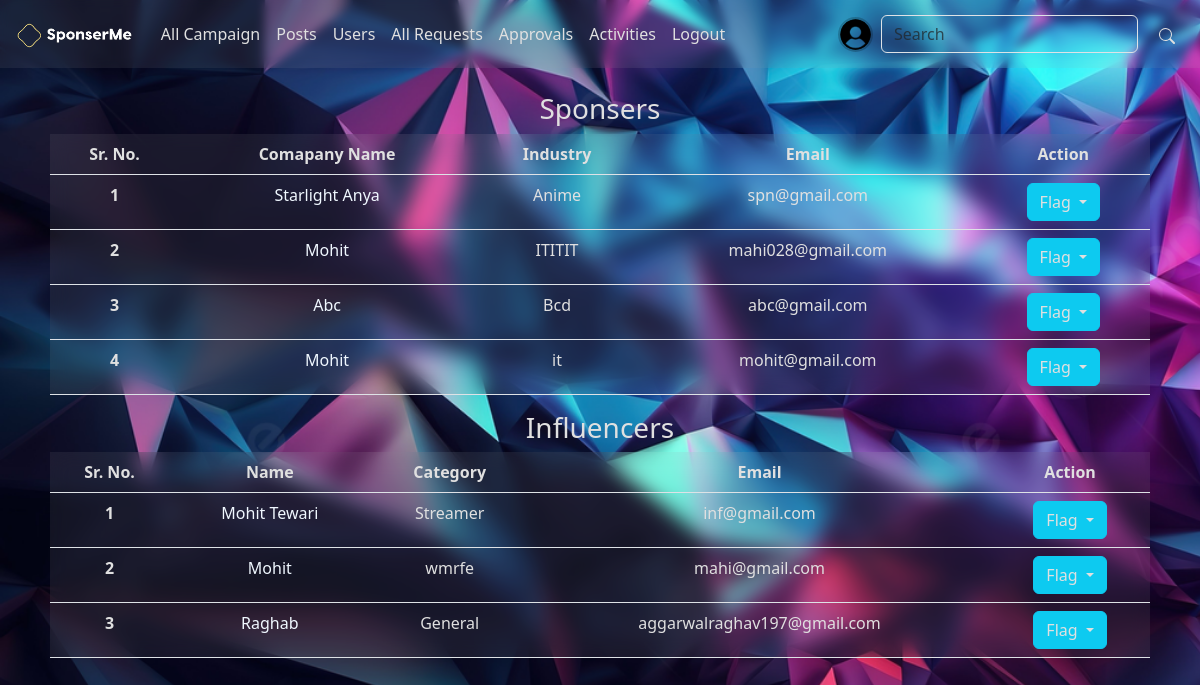
The app's page /admin/users (signed in) with its own data.
### application/modals.py (models this page shows, shortened)
class User(db.Model, UserMixin):
    user_id = db.Column(db.Integer, autoincrement = True, primary_key=True)
    email = db.Column(db.String(255), unique=True)
    password = db.Column(db.String, nullable=False)
    active_flag = db.Column(db.Boolean, default = False, nullable = False)
    profile = db.Column(db.String, nullable = True, default = 'user.png')
    flag = db.Column(db.Boolean, nullable = False, default = False)
    flag_reason = db.Column(db.String, nullable = True)
    wallet_balance = db.Column(db.Integer, nullable = False, default = 0)

class Sponser(db.Model):
    sponser_id = db.Column(db.Integer, db.ForeignKey('user.user_id'), primary_key=True)
    company_name = db.Column(db.String, nullable = False)
    industry = db.Column(db.String, nullable = False)
    budget = db.Column(db.Integer, nullable = False)
    about = db.Column(db.String, nullable = True)
    user = db.relationship('User', backref=db.backref('sponsers', cascade="all, delete-orphan"))

class Influencer(db.Model):
    influencer_id = db.Column(db.Integer, db.ForeignKey('user.user_id'), primary_key=True)
    name = db.Column(db.String, nullable = False)
    category = db.Column(db.String, nullable = False)
    niche = db.Column(db.String, nullable = False)
    about = db.Column(db.String, nullable = True)
    user = db.relationship('User', backref=db.backref('influencers', cascade="all, delete-orphan"))

### application/controllers/admin.py (the view)
@admin.route('/users', methods = ["GET","POST"])
@login_required
def users():
    if not is_admin(current_user.user_id):
        raise UserError(401, "Not Authorised")
    spn = Sponser.query.all()
    inf = Influencer.query.all()
    roles = user_roles(current_user.user_id)
    return render_template('admin/users.html', sponsers = spn, influencers = inf, page = 'Ongoing Requests', roles = roles)

### application/form.py
class SeachForm(FlaskForm):
    search = StringField('Search for: ')
    submit = SubmitField()

### app.py (called while the page is built)
@app.context_processor
def base():
    from application.form import SeachForm
    form = SeachForm()
    return dict(search_form = form)

### application/controllers/auth.py (called while the page is built)
@login_manager.user_loader
def load_user(user_id):
    return User.query.get(int(user_id))

### application/get_roles.py (called while the page is built)
def user_roles(user_id):
    roles = UserRoles.query.filter_by(user_id = user_id).all()
    available_roles = {1: 'Admin', 2: 'Influencer', 3: 'Sponser'}
    user_roles = [available_roles[role.role_id] for role in roles]
    return user_roles

def is_admin(user_id):
    if 'Admin' in user_roles(user_id):
        return True
    return False

### application/templates/admin/users.html (shortened to what this page needs)
{% extends 'base.html' %}
{% block content %}
<center>
    {%if sponsers%}
        <h3>Sponsers</h3>
        <div class="contatiner" style="max-width: 1100px;">
        <table class="table " style="text-align: center;">
            <thead >
            <tr>
                <th scope="col">Sr. No.</th>
                <th scope="col">Comapany Name</th>
                <th scope="col">Industry</th>
                <th scope="col">Email</th>
                <th scope="col">Action</th>
            </tr>
            </thead>
            <tbody>
            {% for spn in sponsers%}
            <tr>
                <th scope="row">{{loop.index}}</th>
                <td><a href="/get/{{spn.sponser_id}}" class="link-secondary link-offset-2 link-offset-3-hover link-underline link-underline-opacity-0 link-underline-opacity-75-hover">{{spn.company_name}}</a></td>
                <td>{{spn.industry}}</td>
                <td>{{spn.user.email}}</td>
                <td>
                    {%if 'Admin' in roles%}
                        {%if spn.user.flag %}
                            <div id="flag_cont{{spn.sponser_id}}">
                                <button type="button" class="btn btn-danger" id="user{{spn.sponser_id}}" onclick="flag_user('{{spn.sponser_id}}', 'none')">Un-Flag</button>
                            </div>
                        {%else%}
                            <div id="flag_cont{{spn.sponser_id}}">
                                <div class="btn-group">
                                    <button type="button" class="btn btn-info dropdown-toggle" data-bs-toggle="dropdown" aria-expanded="false">
                                        <span id="user{{spn.sponser_id}}">Flag</span>
                                    </button>
                                </div>
                            </div>
                        {%endif%}
                    {%endif%}
                </td>
            </tr>
            {%endfor%}
            </tbody>
        </table>
        </div>
    {%endif%}
    {%if influencers%}
        <h3>Influencers</h3>
        <div class="contatiner" style="max-width: 1100px;">
        <table class="table " style="text-align: center;">
            <thead >
            <tr>
                <th scope="col">Sr. No.</th>
                <th scope="col">Name</th>
                <th scope="col">Category</th>
                <th scope="col">Email</th>
                <th scope="col">Action</th>
            </tr>
            </thead>
            <tbody>
            {% for inf in influencers%}
            <tr>
                <th scope="row">{{loop.index}}</th>
                <td><a href="/get/{{inf.influencer_id}}" class="link-secondary link-offset-2 link-offset-3-hover link-underline link-underline-opacity-0 link-underline-opacity-75-hover">{{inf.name}}</a></td>
                <td>{{inf.category}}</td>
                <td>{{inf.user.email}}</td>
                <td>
                    {%if 'Admin' in roles%}
                        {%if inf.user.flag %}
                            <div id="flag_cont{{inf.influencer_id}}">
                                <button type="button" class="btn btn-danger" id="user{{inf.influencer_id}}" onclick="flag_user('{{inf.influencer_id}}', 'none')">Un-Flag</button>
                            </div>
                        {%else%}
                            <div id="flag_cont{{inf.influencer_id}}">
                                <div class="btn-group">
                                    <button type="button" class="btn btn-info dropdown-toggle" data-bs-toggle="dropdown" aria-expanded="false">
                                        <span id="user{{inf.influencer_id}}">Flag</span>
                                    </button>
                                </div>
                            </div>
                        {%endif%}
                    {%endif%}
                </td>
            </tr>
            {%endfor%}
            </tbody>
        </table>
        </div>
    {%endif%}
</center>
{%endblock%}

### application/templates/navbar.html (shortened to what this page needs)
<nav class="navbar navbar-expand-lg sticky-sm-top" style="background-color: rgba(179, 179, 179, .1); backdrop-filter: blur(5px);">
  <div class="container-fluid">
    {% if page in ['Admin Login', 'login', 'Admin Registeration', 'register', 'Welcome'] %}
      <a class="navbar-brand" href="{{url_for('home.landing_page')}}">
        <img src="/st/img/logo-transperent-white.png" alt="Logo" height="30" class="d-inline-block align-text-top">
      </a>
      <div class="collapse navbar-collapse" id="navbarSupportedContent" >
        <ul class="navbar-nav me-auto mb-2 mb-lg-0">
          <li class="nav-item">
            <a class="nav-link" href="{{url_for('user_auth.adminLogin')}}">Admin? Login here</a>
          </li>
        </ul>
      </div>
    {%else%}
      <a class="navbar-brand" href="{{url_for('home.dashboard')}}">
        <img src="/st/img/logo-transperent-white.png" alt="Logo" height="30" class="d-inline-block align-text-top">
      </a>
    {%endif%}
    {% if page not in ['Admin Login', 'login', 'Admin Registeration', 'register', 'Welcome'] %}
    <div class="collapse navbar-collapse" id="navbarSupportedContent" >
      <ul class="navbar-nav me-auto mb-2 mb-lg-0">
        {%if 'Admin' in roles%}
          <li class="nav-item">
            <a class="nav-link" href="{{url_for('admin.admin_dashboard')}}">All Campaign</a>
          </li>
          <li class="nav-item">
            <a class="nav-link" href="{{url_for('admin.posts')}}">Posts</a>
          </li>
          <li class="nav-item">
            <a class="nav-link" href="{{url_for('admin.users')}}">Users</a>
          </li>
          <li class="nav-item">
            <a class="nav-link" href="{{url_for('admin.requests')}}">All Requests</a>
          </li>
          <li class="nav-item">
            <a class="nav-link" href="{{url_for('admin.approvals')}}">Approvals</a>
          </li>
          <li class="nav-item">
            <a class="nav-link" href="{{url_for('admin.activities')}}">Activities</a>
          </li>
          {%endif%}
          <li class="nav-item">
            <a class="nav-link" href="{{url_for('user_auth.logout')}}">Logout</a>
          </li>
        </ul>
      <ul class="navbar-nav ">
        <li class="nav-item">
          <a class="nav-link" href="/get/{{current_user.user_id}}"><img src="/st/uploads/{{current_user.profile}}" alt="Profile" height="35" width="35" style="border-radius: 50%; border: 2px solid rgba(0,0,0,.2); object-fit: cover;" class="d-inline-block align-text-top"></a>
        </li>
      </ul>
      <form class="d-flex" role="search" method="post" action="{{url_for('home.search')}}">
        <input class="form-control me-2" type="search" placeholder="Search" name="search" aria-label="Search">
        <button class="btn" name="submit"><svg xmlns="http://www.w3.org/2000/svg" width="16" height="16" fill="currentColor" class="bi bi-search" viewBox="0 0 16 16"><path d="M11.742 10.344a6.5 6.5 0 1 0-1.397 1.398h-.001q.044.06.098.115l3.85 3.85a1 1 0 0 0 1.415-1.414l-3.85-3.85a1 1 0 0 0-.115-.1zM12 6.5a5.5 5.5 0 1 1-11 0 5.5 5.5 0 0 1 11 0"/></svg></button>
      </form>
    </div>
    {%endif%}
  </div>
</nav>

### application/static/css/base.css (style rules this page uses)
.table { --bs-table-bg: rgba(179, 179, 179, .1) !important; backdrop-filter: blur(10px); }
* { box-sizing: border-box; color: #E0E0E0 !important; user-select: none; }
.link-secondary { color: aliceblue !important; }
.form-control { background: none; }

### records on screen
User: profile (placeholder picture)
Sponser: company_name "Starlight Anya", industry "Anime", user.email "spn@gmail.com"
Sponser: company_name "Mohit", industry "ITITIT", user.email "mahi028@gmail.com"
Sponser: company_name "Abc", industry "Bcd", user.email "abc@gmail.com"
Sponser: company_name "Mohit", industry "it", user.email "mohit@gmail.com"
Influencer: name "Mohit Tewari", category "Streamer", user.email "inf@gmail.com"
Influencer: name "Mohit", category "wmrfe", user.email "mahi@gmail.com"
Influencer: name "Raghab", category "General", user.email "aggarwalraghav197@gmail.com"
